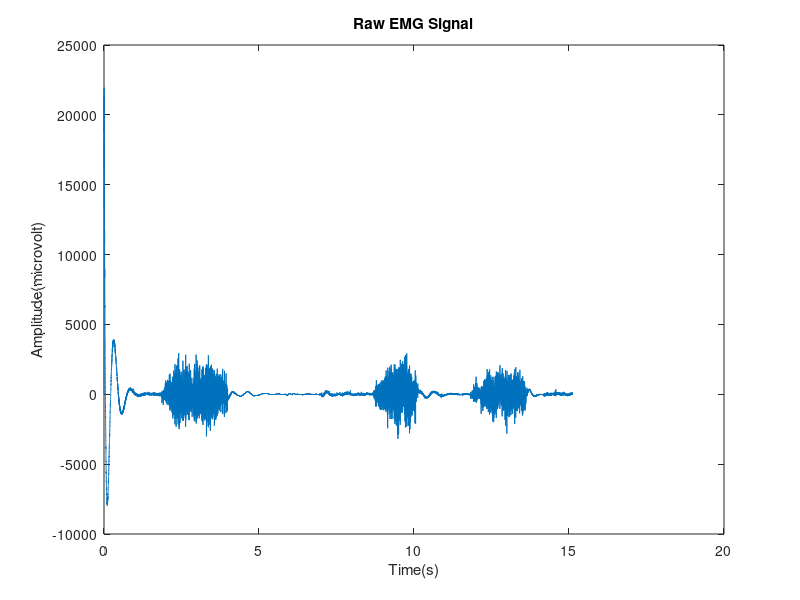

This chart was generated by the following MATLAB code: (Note: this script raises an error after producing the figure.)
%%%%%%%%%%%%%%%%%%%%%%%%%%%%%%%%%%%%%%%%%%%%%%%%%%%%%%%%%%%%%%%%%%%%%%%%%
% main.m: Main code for EMG Signal Processing 
% author:Ali Abedi
% Master of Biomedical Engineering From Tehran University of Medical Science
%%%%%%%%%%%%%%%%%%%%%%%%%%%%%%%%%%%%%%%%%%%%%%%%%%%%%%%%%%%%%%%%%%%%%%%%%
%% Start
clear;clc;
close all;
%%load emg data
emg=load('Raw.mat');
emg=emg.y;
emg=emg';
emg1=emg(:,2); % Get Data Channel
%% Plot Raw Emg Signal
T=load('time.mat');
T=T.m;
T=T(1:72513,:);
plot(T,emg1);
title('Raw EMG Signal');
xlabel('Time(s)');
ylabel('Amplitude(microvolt)')
det = detrend(emg1); % Remove Any DC Offset of The Signal
L0  = length(emg1); % Signal Length
%% Removing Transition values
%time0 = T(round(.005*L0):L0,1);
%emg0 = det(:,round(.005*L0):L0,1);
L = L0-round(.005*L0)+1;
EMG=emg1;
%% Normalizing data:
M = max(EMG(:));  %Find the maximum amount of data
for i=1:L
    EMG(i)=EMG(i)/M;
end
%% Find sampling frequency
fs = 1/(T(2)-T(1));
%%  Finding envelop:
Rec_EMG = abs(EMG);     %Rectification of the EMG signal
A=0.25;
fc=2.19;
wc=fc/(fs/2);
[b,a]=butter(5,wc,'low');
EMG_envelop0=filter(b,a,Rec_EMG+A);  
EMG_envelop= smooth(EMG_envelop0,'sgolay',4)-A;
%% Normalizing envelop:
[M,I] = max(EMG_envelop);  %Find the maximum amount of data
for i=1:L
    EMG_envelop(i)=EMG_envelop(i)/M;
end
%%
figure;
subplot(3,2,1)
plot(T,EMG)
xlabel('sample')
ylabel('Value')
legend('Original')
subplot(3,2,2)
plot(EMG)
axis([0 L0 -1.1 1.1])
xlabel('sample')
ylabel('Value')
legend('Removed Transition values')
subplot(3,2,3)
plot(Rec_EMG)
axis([0 L0 -1.1 1.1])
xlabel('sample')
ylabel('Value')
legend('Rectificated Values')
subplot(3,2,4)
plot(EMG_envelop)
axis([0 L0 -1.1 1.1])
xlabel('sample')
ylabel('Value')
legend('Envelop')
subplot(3,2,[5 6])
plot(EMG)
axis([0 L0 -1.1 1.1])
xlabel('sample')
ylabel('Value')
hold on
plot(EMG_envelop,'r','LineWidth',2)
hold off
legend('Removed Transition values','Envelop')
%% RMS Changes Algorithm for Onset Offset Detection:
EMG=emg1;
L_window = round(L/100);
for i=1:98
     RMS(i)=sqrt(mean((EMG(i*L_window:(i+1)*L_window).^2)));
end
onset = zeros(L,1);
offset = zeros(L,1);
m=1;
n=1;
while m<96
    if 2.5*RMS(m) < RMS(m+2)
        onset((m+2)*L_window)=200;
        m=m+10;
    else
    m=m+1;
    end
end
[~,On] = findpeaks(onset);
while n<97
    if RMS(n) > 1.8*RMS(n+1)
        offset((n+1)*L_window)=200;
        n=n+5;
    else
    n=n+1;
    end
end
[~,Off] = findpeaks(offset);
%% 
figure
plot(EMG)
xlabel('sample')
ylabel('Value')
hold on
plot(On,0,'o','markerfacecolor','g')
hold on
plot(Off,0,'o','markerfacecolor','r')
legend('EMG','Onset','Offset')
%% Plot RMS Signal
t = 1:length(RMS);
figure;
plot(t,RMS)
xlabel('time');
ylabel('Amplitude');
title('EMG Signal RMS')
%% Frequency Spectrum of EMG Signal
Y = fft(EMG);
L = length(EMG);
P2 = abs(Y/L);
P1 = P2(1:L/2+1);
P1(2:end-1) = 2*P1(2:end-1);
f = fs*(0:(L/2))/L;
figure;
plot(f,P1)
xlabel('Frequency (Hz)')
ylabel('Amplitude (microvolts)')
title('Frequency Spectrum of Raw EMG')